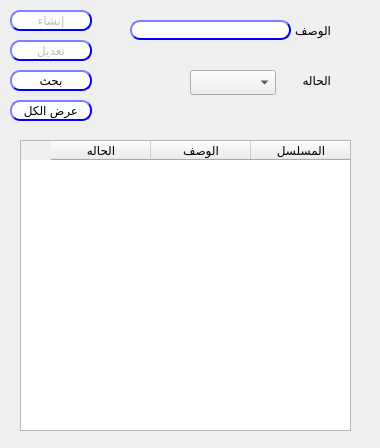
<?xml version="1.0" encoding="UTF-8"?>
<ui version="4.0">
 <class>Redeem_Type</class>
 <widget class="QDialog" name="Redeem_Type">
  <property name="geometry">
   <rect>
    <x>0</x>
    <y>0</y>
    <width>380</width>
    <height>448</height>
   </rect>
  </property>
  <property name="windowTitle">
   <string>نوع الإسترجاع</string>
  </property>
  <widget class="QLineEdit" name="LE_desc">
   <property name="geometry">
    <rect>
     <x>130</x>
     <y>20</y>
     <width>161</width>
     <height>20</height>
    </rect>
   </property>
   <property name="styleSheet">
    <string notr="true">QLineEdit{
                                        background-color: white;
                                        border-style: outset;
                                        border-width: 2px;
                                        border-radius: 10px;
                                        border-color: blue;
                                        min-width: 6em;
                                        }
                                        QLineEdit:hover {
                                        background: qradialgradient(
                                        cx: 0.3, cy: -0.4, fx: 0.3, fy: -0.4,
                                        radius: 1.35, stop: 0 #fff, stop: 1 #bbb
                                        );
                                        }
                                       QLineEdit:pressed {
                                        border-style: inset;
                                        background: qradialgradient(
                                        cx: 0.4, cy: -0.1, fx: 0.4, fy: -0.1,
                                        radius: 1.35, stop: 0 #fff, stop: 1 #ddd
                                        );
                                        }
                                    </string>
   </property>
  </widget>
  <widget class="QPushButton" name="BTN_createRedeemTp">
   <property name="enabled">
    <bool>false</bool>
   </property>
   <property name="geometry">
    <rect>
     <x>10</x>
     <y>10</y>
     <width>82</width>
     <height>21</height>
    </rect>
   </property>
   <property name="styleSheet">
    <string notr="true">QPushButton{
                                        background-color: white;
                                        border-style: outset;
                                        border-width: 2px;
                                        border-radius: 10px;
                                        border-color: blue;
                                        min-width: 6em;
                                        }
                                        QPushButton:hover {
                                        background: qradialgradient(
                                        cx: 0.3, cy: -0.4, fx: 0.3, fy: -0.4,
                                        radius: 1.35, stop: 0 #fff, stop: 1 #bbb
                                        );
                                        }
                                        QPushButton:pressed {
                                        border-style: inset;
                                        background: qradialgradient(
                                        cx: 0.4, cy: -0.1, fx: 0.4, fy: -0.1,
                                        radius: 1.35, stop: 0 #fff, stop: 1 #ddd
                                        );
                                        }
                                    </string>
   </property>
   <property name="text">
    <string>إنشاء</string>
   </property>
  </widget>
  <widget class="QPushButton" name="BTN_modifyRedeemTp">
   <property name="enabled">
    <bool>false</bool>
   </property>
   <property name="geometry">
    <rect>
     <x>10</x>
     <y>40</y>
     <width>82</width>
     <height>21</height>
    </rect>
   </property>
   <property name="styleSheet">
    <string notr="true">QPushButton{
                                        background-color: white;
                                        border-style: outset;
                                        border-width: 2px;
                                        border-radius: 10px;
                                        border-color: blue;
                                        min-width: 6em;
                                        }
                                        QPushButton:hover {
                                        background: qradialgradient(
                                        cx: 0.3, cy: -0.4, fx: 0.3, fy: -0.4,
                                        radius: 1.35, stop: 0 #fff, stop: 1 #bbb
                                        );
                                        }
                                        QPushButton:pressed {
                                        border-style: inset;
                                        background: qradialgradient(
                                        cx: 0.4, cy: -0.1, fx: 0.4, fy: -0.1,
                                        radius: 1.35, stop: 0 #fff, stop: 1 #ddd
                                        );
                                        }
                                    </string>
   </property>
   <property name="text">
    <string>تعديل</string>
   </property>
  </widget>
  <widget class="QLabel" name="label_15">
   <property name="geometry">
    <rect>
     <x>270</x>
     <y>70</y>
     <width>61</width>
     <height>20</height>
    </rect>
   </property>
   <property name="text">
    <string>الحاله</string>
   </property>
  </widget>
  <widget class="QTableWidget" name="Qtable_redeemTp">
   <property name="geometry">
    <rect>
     <x>20</x>
     <y>140</y>
     <width>331</width>
     <height>291</height>
    </rect>
   </property>
   <property name="layoutDirection">
    <enum>Qt::RightToLeft</enum>
   </property>
   <column>
    <property name="text">
     <string>المسلسل</string>
    </property>
   </column>
   <column>
    <property name="text">
     <string>الوصف</string>
    </property>
   </column>
   <column>
    <property name="text">
     <string>الحاله</string>
    </property>
   </column>
  </widget>
  <widget class="QLabel" name="label_14">
   <property name="geometry">
    <rect>
     <x>280</x>
     <y>20</y>
     <width>51</width>
     <height>20</height>
    </rect>
   </property>
   <property name="text">
    <string>الوصف</string>
   </property>
  </widget>
  <widget class="QComboBox" name="CMB_redeemType">
   <property name="geometry">
    <rect>
     <x>190</x>
     <y>70</y>
     <width>86</width>
     <height>25</height>
    </rect>
   </property>
  </widget>
  <widget class="QPushButton" name="BTN_searchRedeemTp">
   <property name="geometry">
    <rect>
     <x>10</x>
     <y>70</y>
     <width>82</width>
     <height>21</height>
    </rect>
   </property>
   <property name="styleSheet">
    <string notr="true">QPushButton{
                                        background-color: white;
                                        border-style: outset;
                                        border-width: 2px;
                                        border-radius: 10px;
                                        border-color: blue;
                                        min-width: 6em;
                                        }
                                        QPushButton:hover {
                                        background: qradialgradient(
                                        cx: 0.3, cy: -0.4, fx: 0.3, fy: -0.4,
                                        radius: 1.35, stop: 0 #fff, stop: 1 #bbb
                                        );
                                        }
                                        QPushButton:pressed {
                                        border-style: inset;
                                        background: qradialgradient(
                                        cx: 0.4, cy: -0.1, fx: 0.4, fy: -0.1,
                                        radius: 1.35, stop: 0 #fff, stop: 1 #ddd
                                        );
                                        }
                                    </string>
   </property>
   <property name="text">
    <string>بحث</string>
   </property>
  </widget>
  <widget class="QPushButton" name="BTN_searchRedeemTp_all">
   <property name="geometry">
    <rect>
     <x>10</x>
     <y>100</y>
     <width>82</width>
     <height>21</height>
    </rect>
   </property>
   <property name="styleSheet">
    <string notr="true">QPushButton{
                                        background-color: white;
                                        border-style: outset;
                                        border-width: 2px;
                                        border-radius: 10px;
                                        border-color: blue;
                                        min-width: 6em;
                                        }
                                        QPushButton:hover {
                                        background: qradialgradient(
                                        cx: 0.3, cy: -0.4, fx: 0.3, fy: -0.4,
                                        radius: 1.35, stop: 0 #fff, stop: 1 #bbb
                                        );
                                        }
                                        QPushButton:pressed {
                                        border-style: inset;
                                        background: qradialgradient(
                                        cx: 0.4, cy: -0.1, fx: 0.4, fy: -0.1,
                                        radius: 1.35, stop: 0 #fff, stop: 1 #ddd
                                        );
                                        }
                                    </string>
   </property>
   <property name="text">
    <string>عرض الكل</string>
   </property>
  </widget>
  <widget class="QLabel" name="LB_redeemTpId">
   <property name="enabled">
    <bool>false</bool>
   </property>
   <property name="geometry">
    <rect>
     <x>100</x>
     <y>10</y>
     <width>31</width>
     <height>20</height>
    </rect>
   </property>
   <property name="text">
    <string/>
   </property>
  </widget>
  <widget class="QLabel" name="LB_status">
   <property name="enabled">
    <bool>false</bool>
   </property>
   <property name="geometry">
    <rect>
     <x>120</x>
     <y>80</y>
     <width>31</width>
     <height>21</height>
    </rect>
   </property>
   <property name="text">
    <string/>
   </property>
  </widget>
 </widget>
 <resources/>
 <connections/>
</ui>
